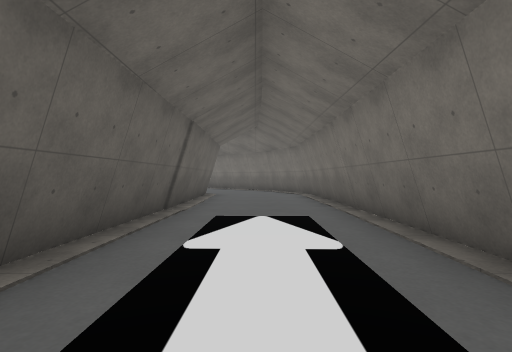
view 1 (above)

16 first-person views from a walk through a Godot game level. The camera is 1.3 m above the floor, looks level and sees 80° across. The floor is counted in squares, 2 m on a side. Each view is taken from the middle of a square. On the plan, view 1 faces up. The plan holds only what a view shows up to about 10 squares ahead; the rest is blank. The place goes on beyond the plan. Some surface patterns are stand-ins.

view 2
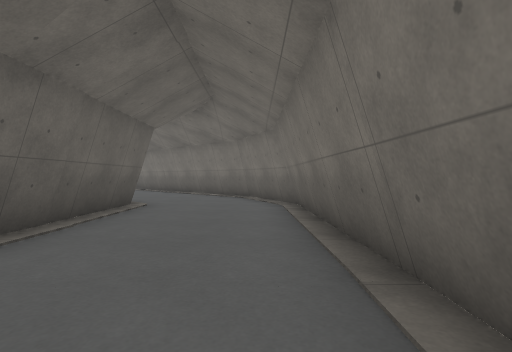

view 3
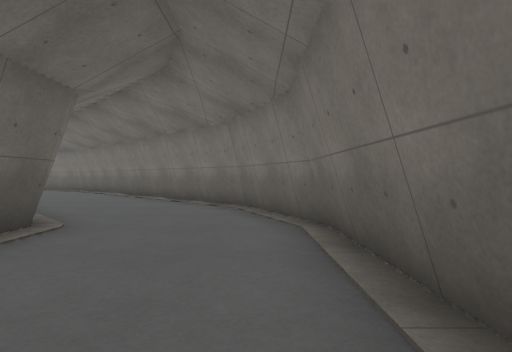

view 4
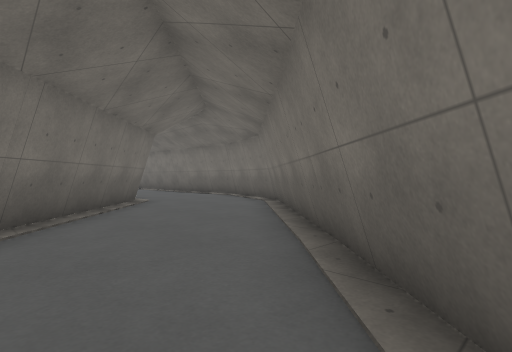

view 5
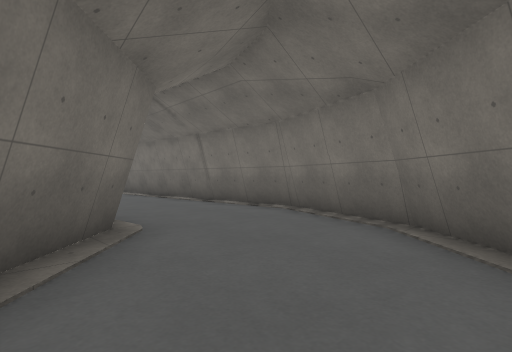

view 6
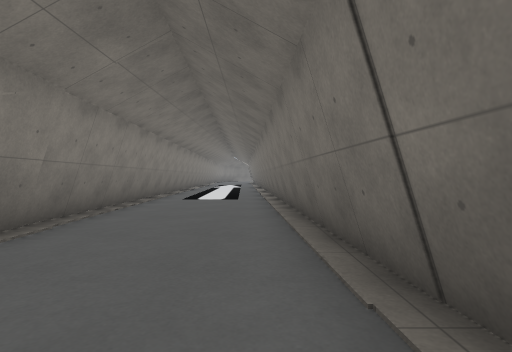

view 7
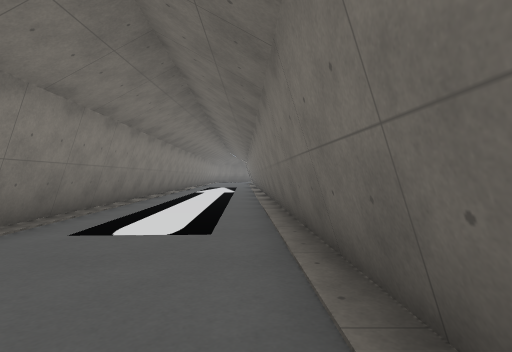

view 8
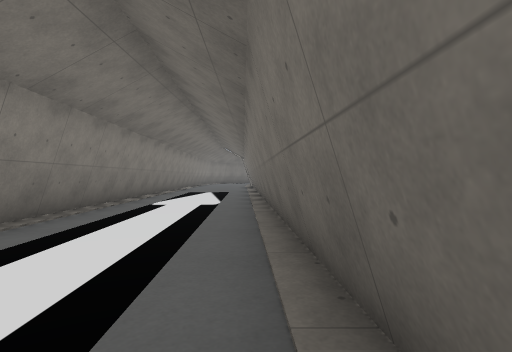

view 9
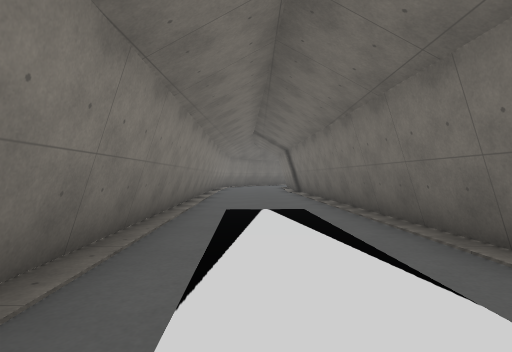

view 10
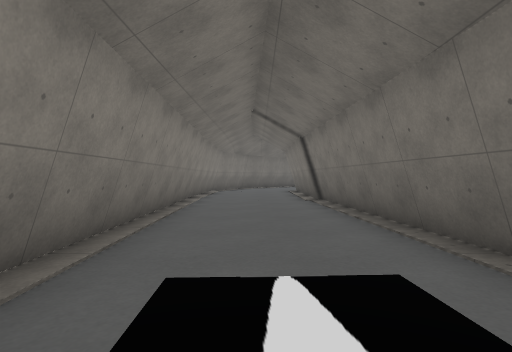

view 11
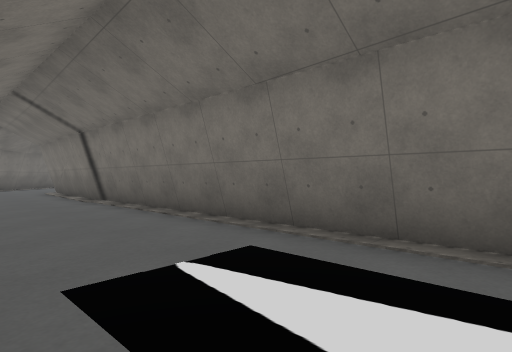

view 12
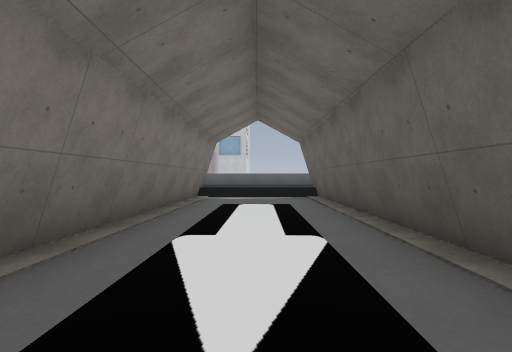

view 13
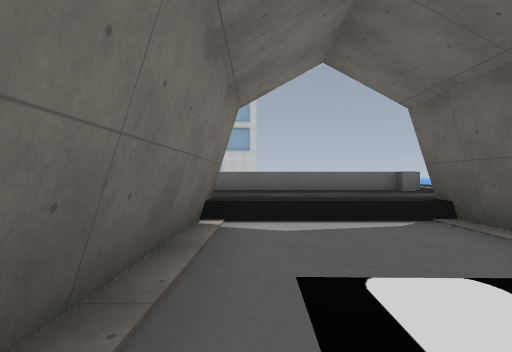

view 14
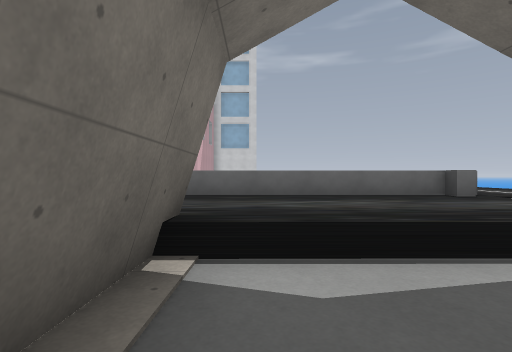

view 15
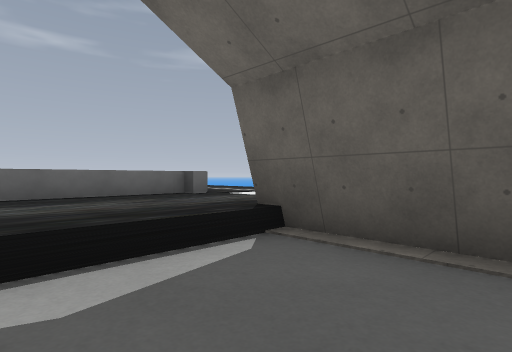

view 16
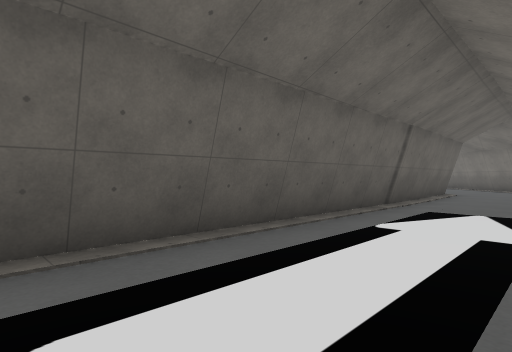

### Floor plan
Key: @ floor where view 1 was taken; # wall or solid block; . main floor; - floor 0.25 m lower than the main floor; = window, fence, low wall or low ledge; ^ raised ledge.
Columns run from 40 left of view 1 to 2 right of it. Each row starts with its distance up from view 1.
 21                   ###=###########
 20 ##################...............##
 19 ...................................#
 18 ....................................#
 17 ..............##############   ##....#-
 16 ##########==##                  ##....#-
 15                                   #....#
 14                                    #....#
 13                                      ....#
 12                                       ...#
 11                                       #...#
 10                                       #...#
  9                                       #...#
  8                                       #...#
  7                                       #...#
  6                                       #...#
  5                                       #...#
  4                                       #...#
  3                                       #...#
  2                                       #...#
  1                                       #...#
  0                                       #.@.#
 -1                                       #...#
 -2                                       #...#
 -3                                       #...#
 -4                                       ^^^^^
 -5                                      ^^^^^^
 -6                                     ^^^^^^^

Positions as (right, up) in squares from view 1, and headings:
1: (0, 0), facing up
2: (1, 4), facing up
3: (1, 7), facing up
4: (-1, 14), facing up-left
5: (-5, 16), facing up-left
6: (-10, 20), facing left
7: (-15, 20), facing left
8: (-20, 20), facing left
9: (-26, 18), facing left
10: (-30, 18), facing left
11: (-30, 17), facing up-left
12: (0, 6), facing down
13: (1, 1), facing down
14: (1, -1), facing down
15: (1, -1), facing down-left
16: (1, -1), facing up-left
